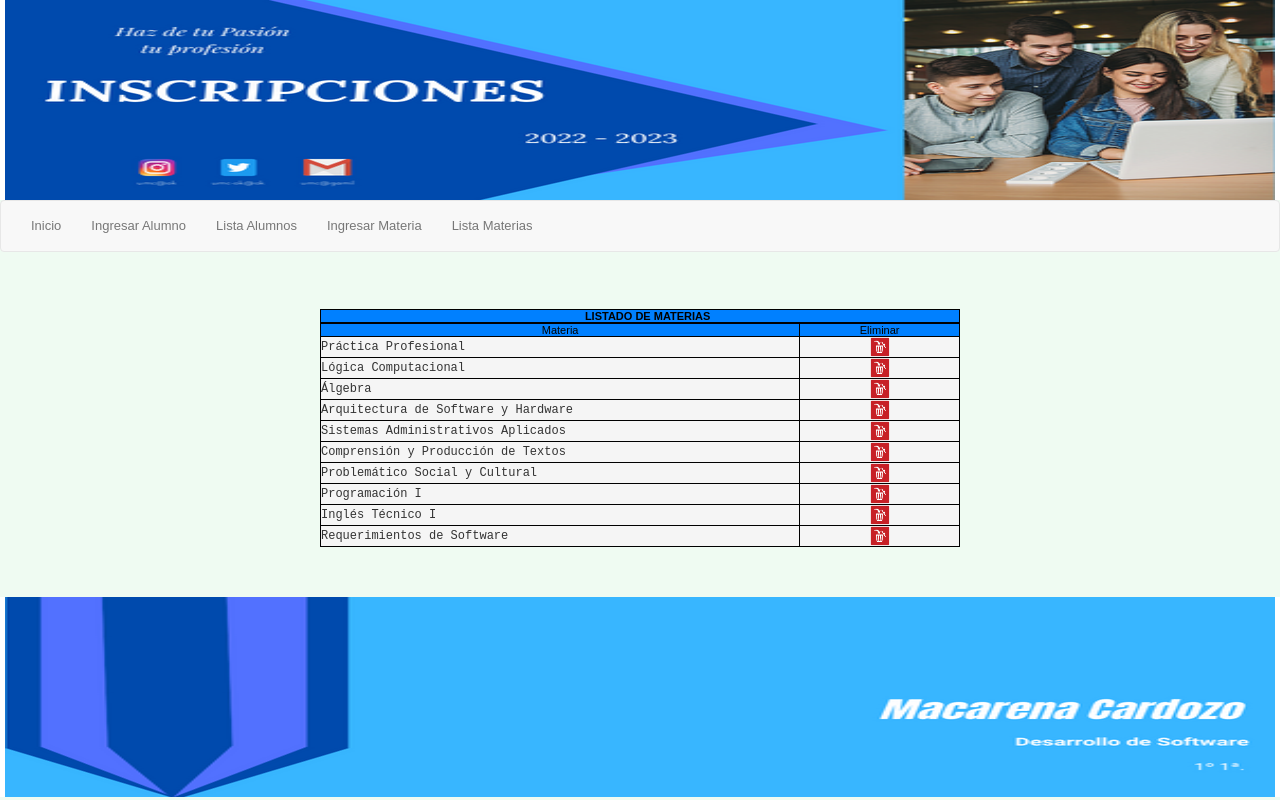
Page /ejc_js/recepcionMaterias.php on the committed database.
### tables this page shows
CREATE TABLE `materia` (
  `mat_codigo` int(11) NOT NULL AUTO_INCREMENT,
  `mat_nombre` varchar(50) NOT NULL,
  PRIMARY KEY (`mat_codigo`)
);

### ejc_js/recepcionMaterias.php (the view, shortened to what this page needs)
<?php
$mysqli = Conectarse();
?>
<html lang="en">
<head>
</head>
<body>
<?php include('layouts/header.php'); ?>
  <br><br>
  <div align="center">
    <form name="form1" method="get" action="ingreso.php">
      <table width="50%" border="0" cellpadding="2" cellspacing="2" class=border>
        <tr>
          <td class=td>
            <font class=tit><b>&nbsp;&nbsp;&nbsp;&nbsp;&nbsp;LISTADO DE MATERIAS</b></font><BR>
          </td>
        </tr>
      </table>
      <table width="50%" border="1" cellpadding="2" cellspacing="2" class=border style="background-color:#C5C5C5">
        <tr>
          <td width="75%" class=td>
            <div>
              <font class=tit>Materia</font>
            </div>
          </td>
          <td class=td>
            <div>
              <font class=tit>Eliminar</font>
            </div>
          </td>
        </tr>
        <?php
        if ($resultado = mysqli_query($mysqli, "SELECT * FROM materia")) {
          while ($row = $resultado->fetch_assoc()) {
            echo "<tr>
                    <td class=conten style=\"background-color:#f5f5f5\" id=\"linea_1_1\" name=\"linea_1_1\">" . $row['mat_nombre'] . "</td>
		  <td class=conten style=\"background-color:#f5f5f5\" id=\"linea_1_1\" name=\"linea_1_1\"><div align=\"center\"><a href=\"recepcionMaterias.php?eliminar=001&wmat_codigo=" . $row['mat_codigo'] . "\"><img src=\"img/deletee.png\" width=\"20\" height=\"20\" /></a></div></td>
                   </tr>";
          }
        }
        ?>
      </table>
    </form>
  </div>
  <br><br>
<td class=td><?php include('layouts/footer.php'); ?></td>
</body>
</html>

### ejc_js/estilo.css (style rules this page uses)
BODY { font-family: verdana,arial,helvetica; font-size: 13px; background-color : #EFFBF2; margin:0; padding:0; }
.conten { font-family: "Courier New"; font-size: 12px; font-weight: normal; text-align: left; background: black; vertical-align: middle; azimuth: left; }
.border { font-family: verdana,arial,helvetica; font-size: 12px; font-weight: normal; text-align: left; background: transparent; vertical-align: middle; border: 1px groove Black; border-color: Black; border-style: ridge; }
.tit { font-family: verdana,arial,helvetica; font-size: 11px; color: black; background-color: #0080FF; font-weight: normal; text-align: center; azimuth: center; vertical-align: middle; }
TD { font-family: verdana,arial,helvetica; font-size: 10px; background-color: #0080FF; text-align: center; azimuth: center; }
.td { font-family: verdana,arial,helvetica; font-size: 10px; color: inherit; background-color: #0080FF; font-weight: normal; text-align: center; azimuth: center; font-style: normal; }

### rows in the picture
materia: mat_nombre "Práctica Profesional"
materia: mat_nombre "Lógica Computacional"
materia: mat_nombre "Álgebra"
materia: mat_nombre "Arquitectura de Software y Hardware"
materia: mat_nombre "Sistemas Administrativos Aplicados"
materia: mat_nombre "Comprensión y Producción de Textos"
materia: mat_nombre "Problemático Social y Cultural"
materia: mat_nombre "Programación I"
materia: mat_nombre "Inglés Técnico I"
materia: mat_nombre "Requerimientos de Software"
